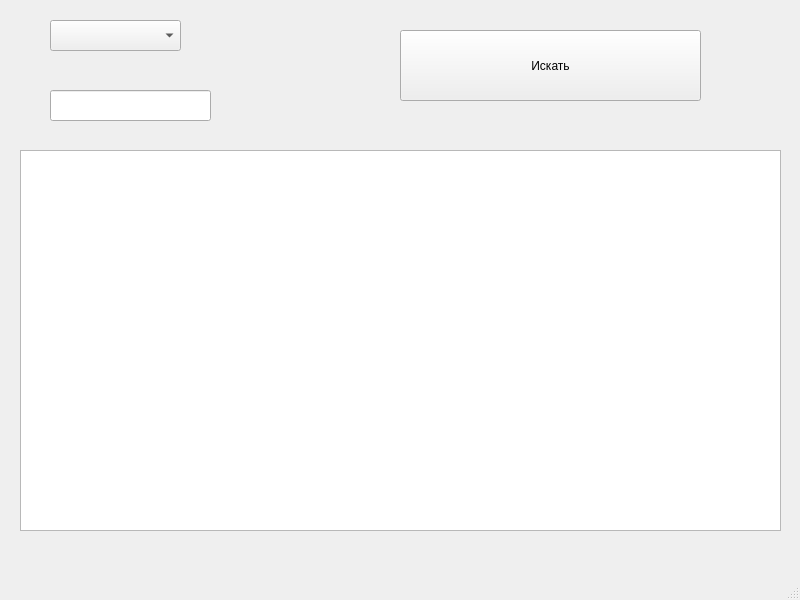
<?xml version="1.0" encoding="UTF-8"?>
<ui version="4.0">
 <class>MainWindow</class>
 <widget class="QMainWindow" name="MainWindow">
  <property name="geometry">
   <rect>
    <x>0</x>
    <y>0</y>
    <width>800</width>
    <height>600</height>
   </rect>
  </property>
  <property name="windowTitle">
   <string>MainWindow</string>
  </property>
  <widget class="QWidget" name="centralwidget">
   <widget class="QComboBox" name="comboBox">
    <property name="geometry">
     <rect>
      <x>50</x>
      <y>20</y>
      <width>131</width>
      <height>31</height>
     </rect>
    </property>
    <property name="editable">
     <bool>false</bool>
    </property>
    <property name="currentText">
     <string notr="true"/>
    </property>
   </widget>
   <widget class="QLineEdit" name="lineEdit">
    <property name="geometry">
     <rect>
      <x>50</x>
      <y>90</y>
      <width>161</width>
      <height>31</height>
     </rect>
    </property>
    <property name="styleSheet">
     <string notr="true">font: 12pt &quot;MS Shell Dlg 2&quot;;</string>
    </property>
   </widget>
   <widget class="QPushButton" name="sbtn">
    <property name="geometry">
     <rect>
      <x>400</x>
      <y>30</y>
      <width>301</width>
      <height>71</height>
     </rect>
    </property>
    <property name="styleSheet">
     <string notr="true">font: 12pt &quot;MS Shell Dlg 2&quot;;</string>
    </property>
    <property name="text">
     <string>Искать</string>
    </property>
   </widget>
   <widget class="QListWidget" name="listWidget">
    <property name="geometry">
     <rect>
      <x>20</x>
      <y>150</y>
      <width>761</width>
      <height>381</height>
     </rect>
    </property>
   </widget>
  </widget>
  <widget class="QMenuBar" name="menubar">
   <property name="geometry">
    <rect>
     <x>0</x>
     <y>0</y>
     <width>800</width>
     <height>26</height>
    </rect>
   </property>
  </widget>
  <widget class="QStatusBar" name="statusbar"/>
 </widget>
 <resources/>
 <connections/>
</ui>
